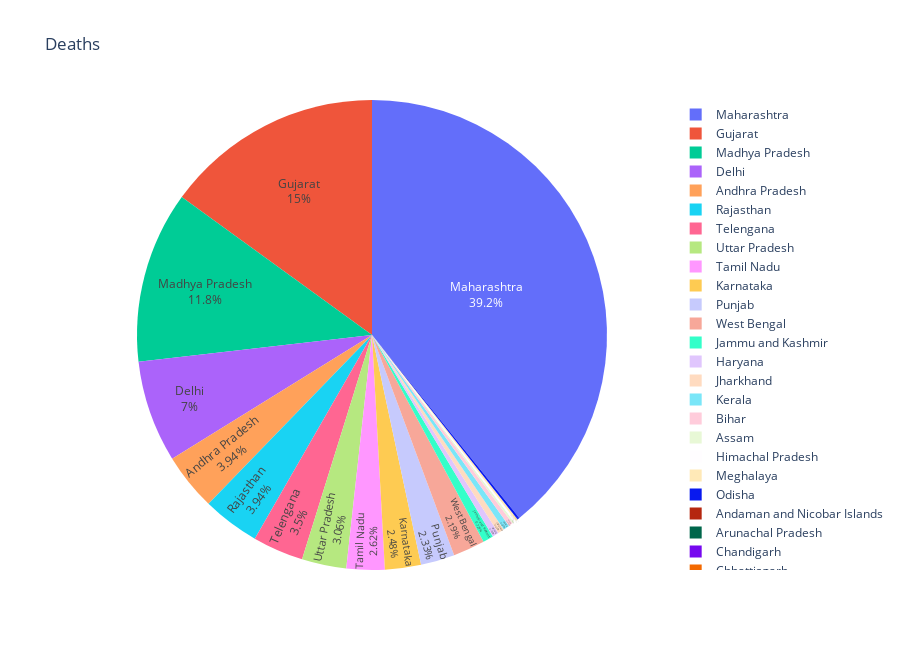

Source (notebook cell):
### Markdown cell above
### Deaths pie chart

### Code cell
fig = px.pie(date_table.loc[date_table.last_valid_index()], values='Deaths', names='State/UnionTerritory', title='Deaths')
fig.update_layout(
    autosize=False,
    width=900,
    height=650)
fig.update_traces(textposition='inside', textinfo='percent+label')
fig.show()

### Figure 1 — Plotly figure (JSON) as saved in the notebook; plotly's stock layout.template omitted (floating-point values rounded to 4 significant figures)
{"data": [{"domain": {"x": [0, 1], "y": [0, 1]}, "hovertemplate": "State/UnionTerritory=%{label}<br>Deaths=%{value}<extra></extra>", "labels": ["Andaman and Nicobar Islands", "Andhra Pradesh", "Arunachal Pradesh", "Assam", "Bihar", "Chandigarh", "Chhattisgarh", "Delhi", "Goa", "Gujarat", "Haryana", "Himachal Pradesh", "Jammu and Kashmir", "Jharkhand", "Karnataka", "Kerala", "Ladakh", "Madhya Pradesh", "Maharashtra", "Manipur", "Meghalaya", "Mizoram", "Odisha", "Puducherry", "Punjab", "Rajasthan", "Tamil Nadu", "Telengana", "Tripura", "Uttar Pradesh", "Uttarakhand", "West Bengal"], "legendgroup": "", "name": "", "showlegend": true, "textinfo": "percent+label", "textposition": "inside", "type": "pie", "values": [0, 27, 0, 1, 2, 0, 0, 48, 0, 103, 3, 1, 5, 3, 17, 3, 0, 81, 269, 0, 1, 0, 1, 0, 16, 27, 18, 24, 0, 21, 0, 15]}], "layout": {"autosize": false, "height": 650, "legend": {"tracegroupgap": 0}, "title": {"text": "Deaths"}, "width": 900}}
